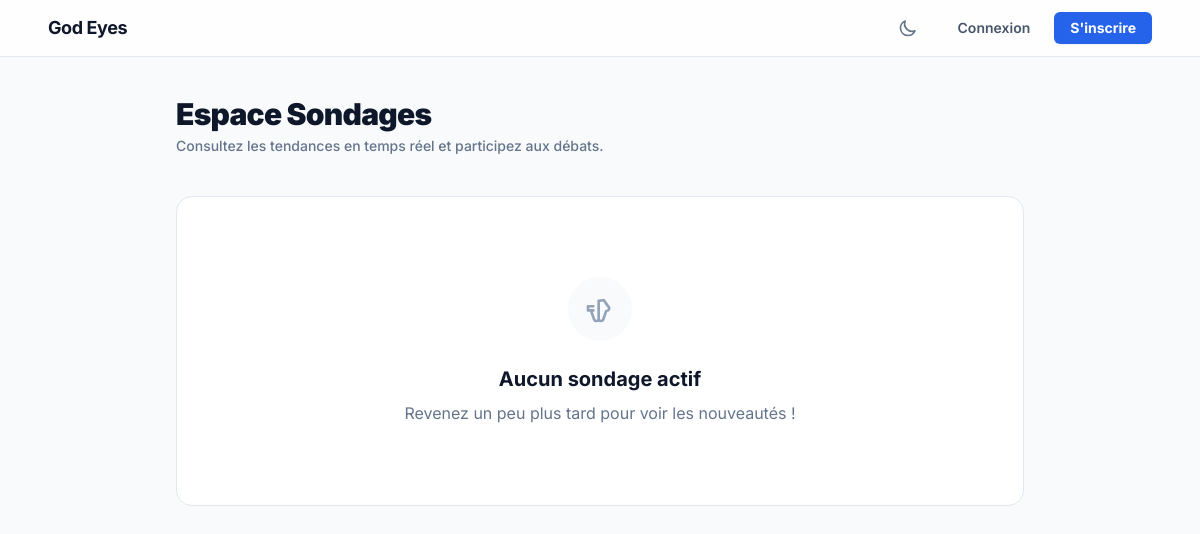
The app's page /, older data.
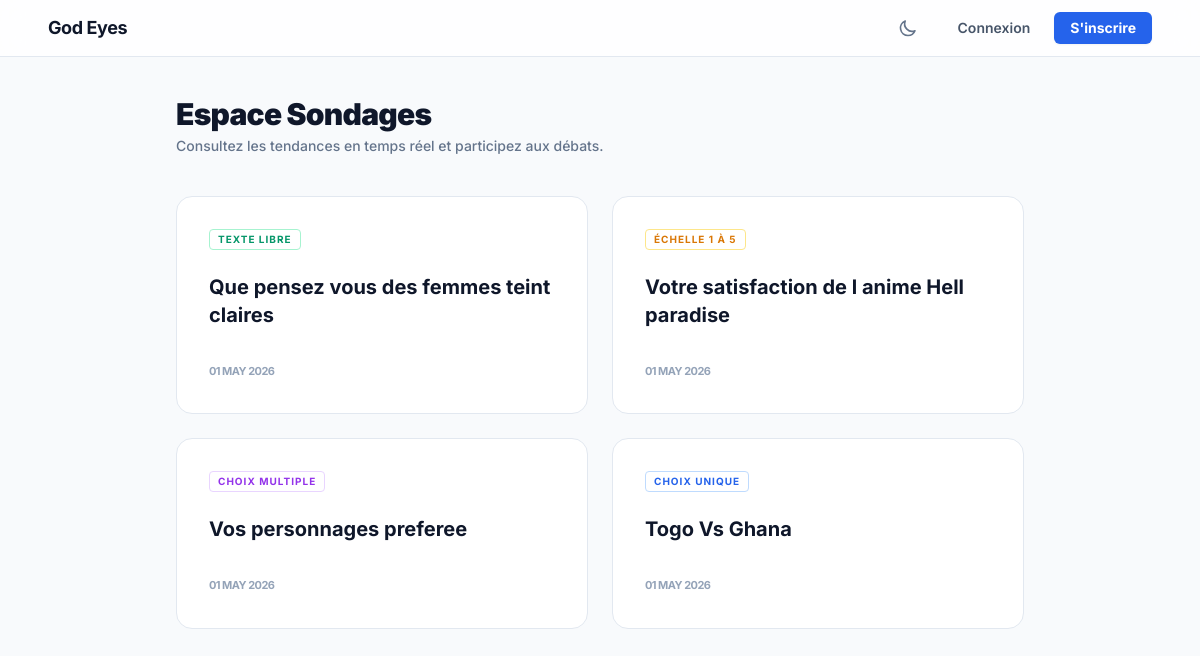
The same page, newer data.
### polls/models.py (models this page shows, shortened)
class Poll(models.Model):
    SINGLE   = 'single'
    MULTIPLE = 'multiple'
    RATING   = 'rating'
    TEXT     = 'text'
    POLL_TYPES = [
        (SINGLE,   'Choix unique'),
        (MULTIPLE, 'Choix multiple'),
        (RATING,   'Échelle 1 à 5'),
        (TEXT,     'Texte libre'),
    ]
    poll_type = models.CharField(max_length=20, choices=POLL_TYPES, default=SINGLE)
    question = models.CharField(max_length=255)
    created_at = models.DateTimeField(auto_now_add=True)
    is_active = models.BooleanField(default=True)

### polls/views.py (the view)
# urls.py: path('', views.poll_list, name='list'),
def poll_list(request):
    polls = Poll.objects.all().order_by('-is_active', '-created_at')
    user_voted_polls = []
    if request.user.is_authenticated:
        user_voted_polls = Vote.objects.filter(user=request.user).values_list('poll_id', flat=True).distinct()
    return render(request, 'polls/list.html', {
        'polls': polls,
        'user_voted_polls': list(user_voted_polls)
    })

### polls/templates/polls/list.html (shortened to what this page needs)
{% extends 'polls/base.html' %}
{% block content %}
<div class="mb-10 flex flex-col md:flex-row md:items-end justify-between gap-4">
    <div class="space-y-1">
        <h1 class="text-3xl font-black text-slate-900 dark:text-white tracking-tight">Espace Sondages</h1>
        <p class="text-slate-500 dark:text-slate-400 text-sm font-medium">Consultez les tendances en temps réel et participez aux débats.</p>
    </div>
</div>
{% if polls %}
    <div class="grid grid-cols-1 md:grid-cols-2 gap-6">
        {% for poll in polls %}
            <a href="{% url 'polls:detail' poll.id %}"
               class="group relative bg-white dark:bg-slate-800 p-8 rounded-2xl border border-slate-200 dark:border-slate-800 hover:border-brand-600 dark:hover:border-brand-600 transition-all duration-300 {% if not poll.is_active %}opacity-75{% endif %}">
                <div class="flex justify-between items-start mb-6">
                    <div class="flex gap-2">
                        <span class="text-[10px] font-bold uppercase tracking-widest px-2 py-0.5 rounded border
                            {% if poll.poll_type == 'single' %}border-blue-200 text-blue-600 dark:border-blue-800/50 dark:text-blue-400
                            {% elif poll.poll_type == 'multiple' %}border-purple-200 text-purple-600 dark:border-purple-800/50 dark:text-purple-400
                            {% elif poll.poll_type == 'rating' %}border-amber-200 text-amber-600 dark:border-amber-800/50 dark:text-amber-400
                            {% else %}border-emerald-200 text-emerald-600 dark:border-emerald-800/50 dark:text-emerald-400{% endif %}">
                            {{ poll.get_poll_type_display }}
                        </span>
                    </div>
                </div>
                <h3 class="text-xl font-bold text-slate-900 dark:text-white mb-2 leading-snug group-hover:text-brand-600 transition-colors">{{ poll.question }}</h3>
                <div class="mt-8 flex items-center justify-between">
                    <p class="text-[11px] font-bold text-slate-400 uppercase tracking-tighter">{{ poll.created_at|date:"d F Y" }}</p>
                </div>
            </a>
        {% endfor %}
    </div>
{% else %}
    <div class="bg-white dark:bg-slate-800 rounded-2xl border border-slate-200 dark:border-slate-800 p-20 text-center">
        <div class="inline-flex items-center justify-center w-16 h-16 rounded-full bg-slate-50 dark:bg-slate-900 mb-6">
            <svg class="w-8 h-8 text-slate-400" fill="none" stroke="currentColor" viewBox="0 0 24 24">
        </div>
        <h3 class="text-xl font-bold text-slate-900 dark:text-white">Aucun sondage actif</h3>
        <p class="mt-2 text-slate-500">Revenez un peu plus tard pour voir les nouveautés !</p>
    </div>
{% endif %}
{% endblock %}

### polls/templates/polls/base.html (shortened to what this page needs)
<!DOCTYPE html>
<html lang="fr" x-data="{ darkMode: localStorage.getItem('darkMode') === 'true' }" x-init="$watch('darkMode', val => localStorage.setItem('darkMode', val))" :class="{ 'dark': darkMode }">
<head>
    <script src="https://cdn.tailwindcss.com"></script>
</head>
<body class="bg-slate-50 text-slate-900 dark:bg-[#0f172a] dark:text-slate-200 transition-colors duration-200">
    <nav class="fixed top-0 w-full bg-white/80 dark:bg-slate-900/80 backdrop-blur-md border-b border-slate-200 dark:border-slate-800 z-50">
        <div class="max-w-6xl mx-auto px-4 sm:px-6">
            <div class="flex justify-between h-14">
                <div class="flex items-center space-x-8">
                    <a href="{% url 'polls:list' %}" class="flex items-center space-x-2 text-slate-900 dark:text-white font-bold tracking-tight">
                        <span class="text-lg">God Eyes</span>
                    </a>
                </div>
                <div class="flex items-center space-x-6">
                    <button @click="darkMode = !darkMode" class="text-slate-500 hover:text-slate-900 dark:text-slate-400 dark:hover:text-white transition">
                        <svg x-show="!darkMode" class="w-5 h-5" fill="none" stroke="currentColor" viewBox="0 0 24 24"><path stroke-linecap="round" stroke-linejoin="round" stroke-width="2" d="M20.354 15.354A9 9 0 018.646 3.646 9.003 9.003 0 0012 21a9.003 9.003 0 008.354-5.646z" /></svg>
                    </button>
                    {% if user.is_authenticated %}
                        <div class="flex items-center space-x-4 border-l border-slate-200 dark:border-slate-800 pl-6 ml-2">
                            <span class="text-sm font-medium text-slate-600 dark:text-slate-400">{{ user.username }}</span>
                            <form method="post" action="{% url 'logout' %}">
                                {% csrf_token %}
                                <button type="submit" class="text-xs font-bold uppercase tracking-widest text-slate-400 hover:text-red-500 transition">Quitter</button>
                            </form>
                        </div>
                    {% else %}
                        <div class="flex items-center space-x-6 pl-4">
                            <a href="{% url 'login' %}" class="text-sm font-semibold text-slate-600 dark:text-slate-400 hover:text-brand-600 transition">Connexion</a>
                            <a href="{% url 'register' %}" class="px-4 py-1.5 rounded-md bg-brand-600 text-white text-sm font-bold hover:bg-brand-700 transition shadow-sm">S'inscrire</a>
                        </div>
                    {% endif %}
                </div>
            </div>
        </div>
    </nav>
    <main class="pt-24 pb-20 max-w-4xl mx-auto px-4 sm:px-6">
        <div class="animate-in fade-in duration-700">
            {% block content %}{% endblock %}
        </div>
    </main>
</body>
</html>

### polls/templates/polls/base.html (style rules this page uses)
body { font-family: 'Inter', sans-serif; }

Row changes from the older to the newer data that the page shows:
added Poll: poll_type "TEXTE LIBRE", question "Que pensez vous des femmes teint claires", created_at "01 MAY 2026"
added Poll: poll_type "ÉCHELLE 1 À 5", question "Votre satisfaction de l anime Hell paradise", created_at "01 MAY 2026"
added Poll: poll_type "CHOIX MULTIPLE", question "Vos personnages preferee", created_at "01 MAY 2026"
added Poll: poll_type "CHOIX UNIQUE", question "Togo Vs Ghana", created_at "01 MAY 2026"
Text that changed along with them:
text no longer shown: "Aucun sondage actif Revenez un peu plus tard pour voir les nouveautés !"
